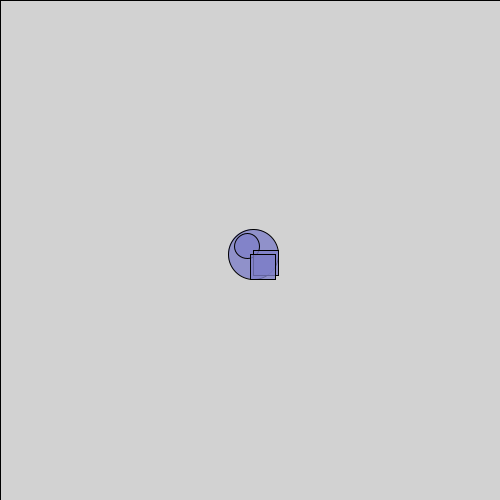
Frame 1 (no input)
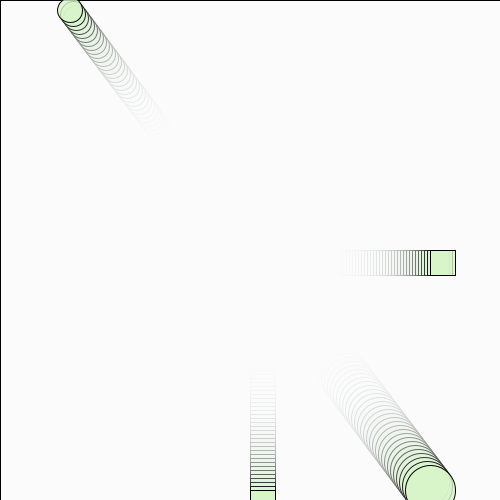
Frame 60 (the mouse pressed at the canvas centre just before this capture)
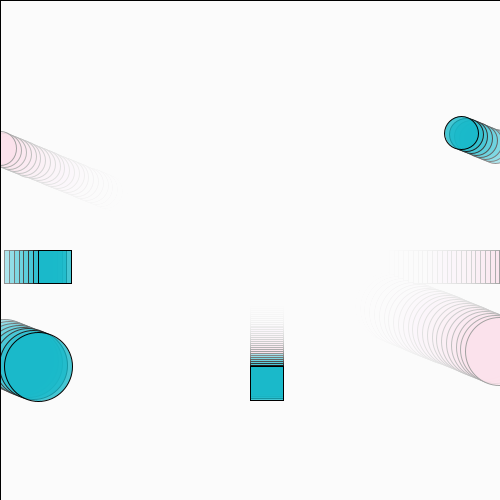
Frame 120 (the mouse held since frame 60 and released just before this capture)

The Processing sketch that drew these frames (run headless with seeded random() and noise(); from frame 60 on, the mouse is pressed at the canvas centre):

// Processing sketch: calhounrowan_LATE_2736_344072_part_2
// ── calhounrowan_LATE_2736_344072_part_2.pde
// Quiz Part 2: Moving Shapes Pattern
// Fill in the missing code to create a moving pattern

// Position variables
float x;
float y;
float xspeed;
float yspeed;
float size1;
float size2;

void setup() {
  // Create a 500x500 canvas
  size(500, 500); // 1/1

  // Initialize all variables
  x = width/2;
  y = height/2;
  xspeed =3; // Choose a number between 1-5
  yspeed = 4; // Choose a number between 1-5
  size1 = 50;
  size2 = 25;
  // 1/1
}

void draw() {
  // Create motion blur effect with transparent background
  fill(255, 30);
  // Draw a rectangle the size of the entire canvas using width and height
  rect(0, 0,width, height);
  // 1/1

  // Update positions using speed variables
  x = x+xspeed;
  y =y+yspeed;
  // 2/2

  // Wrap positions using modulo
  x = x % width;
  y = y % height;

  // Create colors based on position
  // Use x and y variables to set R and G values for the fill
  fill(x/2, y/2, 200, 200);
  // 1/1

  // Draw pattern of shapes
  circle(x, y, size1);
  circle(width-x, height-y, size2);
  square(x, height/2, size2);
  square(width/2, y, size2);
}

void mousePressed() {
  // Move shapes to mouse position
  x = mouseX;
  y = mouseY;

  // Give sizes new random values between 10 and 100
  size1 = random(10, 100);
  size2 = random(10,100);
  
  // Give speed new random values between 1 and 5
  xspeed = random(1,5); 
  yspeed = random(1,5); 
  
  // 4/4
}

// TOTAL: 10/10
// Part 1 and 2 total: 16/20
